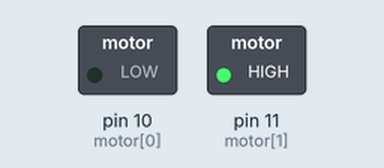
Simulated run of this sketch. Board: Arduino Uno, built with avr-gcc and run on an emulated ATmega328P. Shown: switched loads named in the sketch (green lamp = pin HIGH).

Above: at 0.1 s.
At 9.1 s:
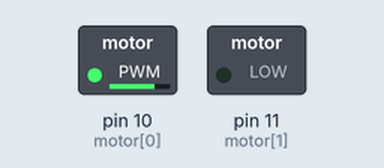
At 18.1 s:
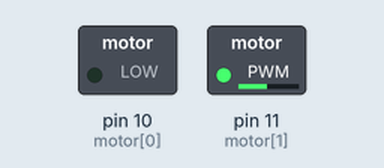
At 39.9 s:
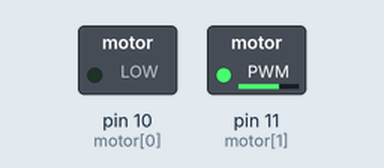
Timing chart, 0 to 40.0 s (numbered marks = the images above):
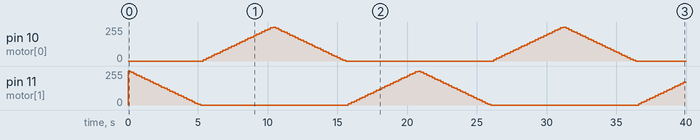

Measured:
- by itself, pin 11 (motor[1]): 0/255 → 255/255 at 0.00 s, → 245/255 0.20 s later, → 235/255 0.20 s later, → 225/255 0.20 s later, … (96 changes in this stretch)

The sketch:

Motor_Temp.ino
```cpp
const int motor[2] = {10, 11};

void setup() {
  for (int i = 0; i < 2; i++) {
    pinMode(motor[i], OUTPUT);
  }
}

void loop() {
  for (int i = -255; i < 0; i += 10) {
    analogWrite(motor[1], abs(i));
    digitalWrite(motor[0], LOW);
    delay(200);
  }

  for (int i = 0; i < 255; i += 10) {
    analogWrite(motor[0], i);
    digitalWrite(motor[1], LOW);
    delay(200);
  }

  for (int i = 255; i >0 ; i -= 10) {
    analogWrite(motor[0], i);
    digitalWrite(motor[1], LOW);
    delay(200);
  }

  for (int i = 0; i >-255; i -= 10) {
    analogWrite(motor[1], abs(i));
    digitalWrite(motor[0], LOW);
    delay(200);
  }
}
```
